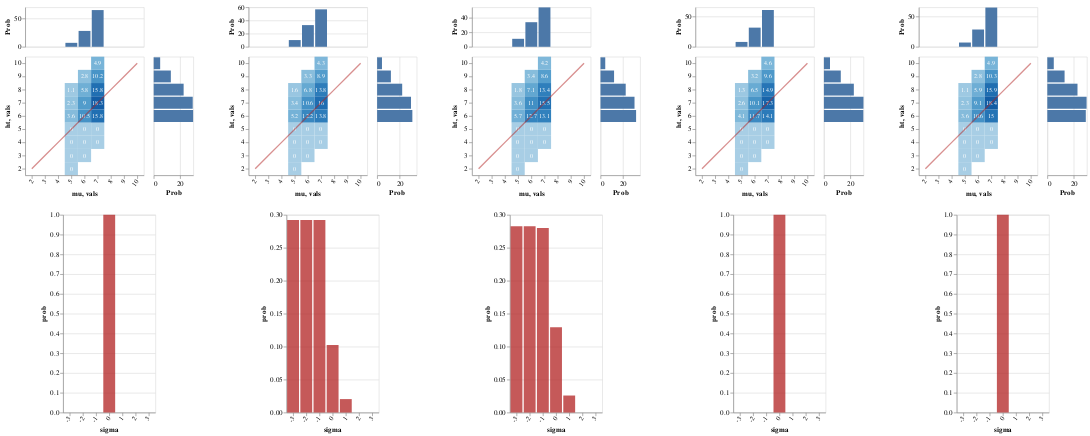

Notebook cell for this chart:
### Markdown cell above
Of course since all of the lexica entail that everyone's height is 6, the distribution over worlds is completely determinate

The various conceivable strengthenings lead ultimately to a pragmatic conclusion that 6 is very probably normal for the height of someone in the comparison class (this was already guaranteed by the prior), but it's possible that 6 is relatively high compared to the median

In other words, if there is any evaluativity effect, it is very weak

### Code cell
writeIORef cacheRef (0, Map.empty)

vlShow . sidewaysDists <$> traverse mkGraph
  [ listener infoLUMAllExact cacheRef (0, UTall, allDenExact0)
  , lp infoLUMAllExact >>= \l -> listener infoLUMAllExact cacheRef (0, UTall, l)
  , listener infoLUMAllExact cacheRef (1, UTall, allDenExact0)
  , listener infoLUMAllExact cacheRef (2, UTall, allDenExact0)
  , listener infoLUMAllExact cacheRef (3, UTall, allDenExact0)
  ]

### Figure 1 — Vega-Lite specification as saved in the notebook (floating-point values rounded to 4 significant figures)
{"$schema": "https://vega.github.io/schema/vega-lite/v3.json", "hconcat": [{"$schema": "https://vega.github.io/schema/vega-lite/v3.json", "center": true, "vconcat": [{"$schema": "https://vega.github.io/schema/vega-lite/v3.json", "bounds": "flush", "config": {"scale": {"rectBandPaddingInner": 0}}, "data": {"values": [{"ht": "2", "mu": "5", "prob": 0}, {"ht": "3", "mu": "5", "prob": 0}, {"ht": "3", "mu": "6", "prob": 0}, {"ht": "4", "mu": "5", "prob": 0}, {"ht": "4", "mu": "6", "prob": 0}, {"ht": "4", "mu": "7", "prob": 0}, {"ht": "5", "mu": "5", "prob": 0}, {"ht": "5", "mu": "6", "prob": 0}, {"ht": "5", "mu": "7", "prob": 0}, {"ht": "6", "mu": "5", "prob": 3.6}, {"ht": "6", "mu": "6", "prob": 10.5}, {"ht": "6", "mu": "7", "prob": 15.8}, {"ht": "7", "mu": "5", "prob": 2.3}, {"ht": "7", "mu": "6", "prob": 9}, {"ht": "7", "mu": "7", "prob": 18.3}, {"ht": "8", "mu": "5", "prob": 1.1}, {"ht": "8", "mu": "6", "prob": 5.8}, {"ht": "8", "mu": "7", "prob": 15.8}, {"ht": "9", "mu": "6", "prob": 2.8}, {"ht": "9", "mu": "7", "prob": 10.2}, {"ht": "10", "mu": "7", "prob": 4.9}]}, "spacing": 15, "vconcat": [{"encoding": {"x": {"axis": null, "field": "mu", "scale": {"domain": ["2", "3", "4", "5", "6", "7", "8", "9", "10"], "rangeStep": 30}, "sort": null, "type": "ordinal"}, "y": {"aggregate": "sum", "axis": {"title": "Prob"}, "field": "prob", "type": "quantitative"}}, "height": 60, "mark": "bar"}, {"bounds": "flush", "hconcat": [{"encoding": {"x": {"axis": {"labelAngle": -55}, "field": "mu", "scale": {"domain": ["2", "3", "4", "5", "6", "7", "8", "9", "10"], "rangeStep": 30}, "sort": null, "type": "ordinal"}, "y": {"axis": {"labelAngle": 0}, "field": "ht", "scale": {"domain": ["10", "9", "8", "7", "6", "5", "4", "3", "2"], "rangeStep": 30}, "sort": null, "type": "ordinal"}}, "layer": [{"encoding": {"color": {"aggregate": "sum", "field": "prob", "legend": null, "scale": {"scheme": {"extent": [0.2, 0.9], "name": "blues"}}, "type": "quantitative"}}, "mark": "rect"}, {"encoding": {"color": {"value": "white"}, "text": {"aggregate": "sum", "field": "prob", "type": "quantitative"}}, "mark": {"fontSize": 9, "type": "text"}}, {"data": {"values": [{"vals": "2"}, {"vals": "3"}, {"vals": "4"}, {"vals": "5"}, {"vals": "6"}, {"vals": "7"}, {"vals": "8"}, {"vals": "9"}, {"vals": "10"}]}, "encoding": {"x": {"field": "vals", "sort": null, "type": "ordinal"}, "y": {"field": "vals", "sort": null, "type": "ordinal"}}, "mark": {"opacity": 0.5, "stroke": "firebrick", "strokeWidth": 2, "type": "line"}}]}, {"encoding": {"x": {"aggregate": "sum", "axis": {"title": "Prob"}, "field": "prob", "type": "quantitative"}, "y": {"axis": null, "field": "ht", "scale": {"domain": ["10", "9", "8", "7", "6", "5", "4", "3", "2"], "rangeStep": 30}, "sort": null, "type": "ordinal"}}, "mark": "bar", "width": 60}], "spacing": 15}]}, {"$schema": "https://vega.github.io/schema/vega-lite/v3.json", "data": {"values": [{"prob": 1, "sigma": "0"}]}, "description": "", "encoding": {"x": {"axis": {"labelAngle": -55}, "field": "sigma", "scale": {"domain": ["-3", "-2", "-1", "0", "1", "2", "3"], "rangeStep": 30}, "sort": null, "type": "ordinal"}, "y": {"field": "prob", "type": "quantitative"}}, "mark": {"color": "firebrick", "opacity": 0.75, "type": "bar"}}]}, {"$schema": "https://vega.github.io/schema/vega-lite/v3.json", "center": true, "vconcat": [{"$schema": "https://vega.github.io/schema/vega-lite/v3.json", "bounds": "flush", "config": {"scale": {"rectBandPaddingInner": 0}}, "data": {"values": [{"ht": "2", "mu": "5", "prob": 0}, {"ht": "3", "mu": "5", "prob": 0}, {"ht": "3", "mu": "6", "prob": 0}, {"ht": "4", "mu": "5", "prob": 0}, {"ht": "4", "mu": "6", "prob": 0}, {"ht": "4", "mu": "7", "prob": 0}, {"ht": "5", "mu": "5", "prob": 0}, {"ht": "5", "mu": "6", "prob": 0}, {"ht": "5", "mu": "7", "prob": 0}, {"ht": "6", "mu": "5", "prob": 5.2}, {"ht": "6", "mu": "6", "prob": 12.2}, {"ht": "6", "mu": "7", "prob": 13.8}, {"ht": "7", "mu": "5", "prob": 3.4}, {"ht": "7", "mu": "6", "prob": 10.6}, {"ht": "7", "mu": "7", "prob": 16}, {"ht": "8", "mu": "5", "prob": 1.6}, {"ht": "8", "mu": "6", "prob": 6.8}, {"ht": "8", "mu": "7", "prob": 13.8}, {"ht": "9", "mu": "6", "prob": 3.3}, {"ht": "9", "mu": "7", "prob": 8.9}, {"ht": "10", "mu": "7", "prob": 4.3}]}, "spacing": 15, "vconcat": [{"encoding": {"x": {"axis": null, "field": "mu", "scale": {"domain": ["2", "3", "4", "5", "6", "7", "8", "9", "10"], "rangeStep": 30}, "sort": null, "type": "ordinal"}, "y": {"aggregate": "sum", "axis": {"title": "Prob"}, "field": "prob", "type": "quantitative"}}, "height": 60, "mark": "bar"}, {"bounds": "flush", "hconcat": [{"encoding": {"x": {"axis": {"labelAngle": -55}, "field": "mu", "scale": {"domain": ["2", "3", "4", "5", "6", "7", "8", "9", "10"], "rangeStep": 30}, "sort": null, "type": "ordinal"}, "y": {"axis": {"labelAngle": 0}, "field": "ht", "scale": {"domain": ["10", "9", "8", "7", "6", "5", "4", "3", "2"], "rangeStep": 30}, "sort": null, "type": "ordinal"}}, "layer": [{"encoding": {"color": {"aggregate": "sum", "field": "prob", "legend": null, "scale": {"scheme": {"extent": [0.2, 0.9], "name": "blues"}}, "type": "quantitative"}}, "mark": "rect"}, {"encoding": {"color": {"value": "white"}, "text": {"aggregate": "sum", "field": "prob", "type": "quantitative"}}, "mark": {"fontSize": 9, "type": "text"}}, {"data": {"values": [{"vals": "2"}, {"vals": "3"}, {"vals": "4"}, {"vals": "5"}, {"vals": "6"}, {"vals": "7"}, {"vals": "8"}, {"vals": "9"}, {"vals": "10"}]}, "encoding": {"x": {"field": "vals", "sort": null, "type": "ordinal"}, "y": {"field": "vals", "sort": null, "type": "ordinal"}}, "mark": {"opacity": 0.5, "stroke": "firebrick", "strokeWidth": 2, "type": "line"}}]}, {"encoding": {"x": {"aggregate": "sum", "axis": {"title": "Prob"}, "field": "prob", "type": "quantitative"}, "y": {"axis": null, "field": "ht", "scale": {"domain": ["10", "9", "8", "7", "6", "5", "4", "3", "2"], "rangeStep": 30}, "sort": null, "type": "ordinal"}}, "mark": "bar", "width": 60}], "spacing": 15}]}, {"$schema": "https://vega.github.io/schema/vega-lite/v3.json", "data": {"values": [{"prob": 0.2923, "sigma": "-3"}, {"prob": 0.2923, "sigma": "-2"}, {"prob": 0.2923, "sigma": "-1"}, {"prob": 0.1026, "sigma": "0"}, {"prob": 0.0204, "sigma": "1"}, {"prob": 0, "sigma": "2"}, {"prob": 0, "sigma": "3"}]}, "description": "", "encoding": {"x": {"axis": {"labelAngle": -55}, "field": "sigma", "scale": {"domain": ["-3", "-2", "-1", "0", "1", "2", "3"], "rangeStep": 30}, "sort": null, "type": "ordinal"}, "y": {"field": "prob", "type": "quantitative"}}, "mark": {"color": "firebrick", "opacity": 0.75, "type": "bar"}}]}, {"$schema": "https://vega.github.io/schema/vega-lite/v3.json", "center": true, "vconcat": [{"$schema": "https://vega.github.io/schema/vega-lite/v3.json", "bounds": "flush", "config": {"scale": {"rectBandPaddingInner": 0}}, "data": {"values": [{"ht": "2", "mu": "5", "prob": 0}, {"ht": "3", "mu": "5", "prob": 0}, {"ht": "3", "mu": "6", "prob": 0}, {"ht": "4", "mu": "5", "prob": 0}, {"ht": "4", "mu": "6", "prob": 0}, {"ht": "4", "mu": "7", "prob": 0}, {"ht": "5", "mu": "5", "prob": 0}, {"ht": "5", "mu": "6", "prob": 0}, {"ht": "5", "mu": "7", "prob": 0}, {"ht": "6", "mu": "5", "prob": 5.7}, {"ht": "6", "mu": "6", "prob": 12.7}, {"ht": "6", "mu": "7", "prob": 13.1}, {"ht": "7", "mu": "5", "prob": 3.6}, {"ht": "7", "mu": "6", "prob": 11}, {"ht": "7", "mu": "7", "prob": 15.5}, {"ht": "8", "mu": "5", "prob": 1.8}, {"ht": "8", "mu": "6", "prob": 7.1}, {"ht": "8", "mu": "7", "prob": 13.4}, {"ht": "9", "mu": "6", "prob": 3.4}, {"ht": "9", "mu": "7", "prob": 8.6}, {"ht": "10", "mu": "7", "prob": 4.2}]}, "spacing": 15, "vconcat": [{"encoding": {"x": {"axis": null, "field": "mu", "scale": {"domain": ["2", "3", "4", "5", "6", "7", "8", "9", "10"], "rangeStep": 30}, "sort": null, "type": "ordinal"}, "y": {"aggregate": "sum", "axis": {"title": "Prob"}, "field": "prob", "type": "quantitative"}}, "height": 60, "mark": "bar"}, {"bounds": "flush", "hconcat": [{"encoding": {"x": {"axis": {"labelAngle": -55}, "field": "mu", "scale": {"domain": ["2", "3", "4", "5", "6", "7", "8", "9", "10"], "rangeStep": 30}, "sort": null, "type": "ordinal"}, "y": {"axis": {"labelAngle": 0}, "field": "ht", "scale": {"domain": ["10", "9", "8", "7", "6", "5", "4", "3", "2"], "rangeStep": 30}, "sort": null, "type": "ordinal"}}, "layer": [{"encoding": {"color": {"aggregate": "sum", "field": "prob", "legend": null, "scale": {"scheme": {"extent": [0.2, 0.9], "name": "blues"}}, "type": "quantitative"}}, "mark": "rect"}, {"encoding": {"color": {"value": "white"}, "text": {"aggregate": "sum", "field": "prob", "type": "quantitative"}}, "mark": {"fontSize": 9, "type": "text"}}, {"data": {"values": [{"vals": "2"}, {"vals": "3"}, {"vals": "4"}, {"vals": "5"}, {"vals": "6"}, {"vals": "7"}, {"vals": "8"}, {"vals": "9"}, {"vals": "10"}]}, "encoding": {"x": {"field": "vals", "sort": null, "type": "ordinal"}, "y": {"field": "vals", "sort": null, "type": "ordinal"}}, "mark": {"opacity": 0.5, "stroke": "firebrick", "strokeWidth": 2, "type": "line"}}]}, {"encoding": {"x": {"aggregate": "sum", "axis": {"title": "Prob"}, "field": "prob", "type": "quantitative"}, "y": {"axis": null, "field": "ht", "scale": {"domain": ["10", "9", "8", "7", "6", "5", "4", "3", "2"], "rangeStep": 30}, "sort": null, "type": "ordinal"}}, "mark": "bar", "width": 60}], "spacing": 15}]}, {"$schema": "https://vega.github.io/schema/vega-lite/v3.json", "data": {"values": [{"prob": 0.2825, "sigma": "-3"}, {"prob": 0.2825, "sigma": "-2"}, {"prob": 0.2799, "sigma": "-1"}, {"prob": 0.1292, "sigma": "0"}, {"prob": 0.02582, "sigma": "1"}, {"prob": 0, "sigma": "2"}, {"prob": 0, "sigma": "3"}]}, "description": "", "encoding": {"x": {"axis": {"labelAngle": -55}, "field": "sigma", "scale": {"domain": ["-3", "-2", "-1", "0", "1", "2", "3"], "rangeStep": 30}, "sort": null, "type": "ordinal"}, "y": {"field": "prob", "type": "quantitative"}}, "mark": {"color": "firebrick", "opacity": 0.75, "type": "bar"}}]}, {"$schema": "https://vega.github.io/schema/vega-lite/v3.json", "center": true, "vconcat": [{"$schema": "https://vega.github.io/schema/vega-lite/v3.json", "bounds": "flush", "config": {"scale": {"rectBandPaddingInner": 0}}, "data": {"values": [{"ht": "2", "mu": "5", "prob": 0}, {"ht": "3", "mu": "5", "prob": 0}, {"ht": "3", "mu": "6", "prob": 0}, {"ht": "4", "mu": "5", "prob": 0}, {"ht": "4", "mu": "6", "prob": 0}, {"ht": "4", "mu": "7", "prob": 0}, {"ht": "5", "mu": "5", "prob": 0}, {"ht": "5", "mu": "6", "prob": 0}, {"ht": "5", "mu": "7", "prob": 0}, {"ht": "6", "mu": "5", "prob": 4.1}, {"ht": "6", "mu": "6", "prob": 11.7}, {"ht": "6", "mu": "7", "prob": 14.1}, {"ht": "7", "mu": "5", "prob": 2.6}, {"ht": "7", "mu": "6", "prob": 10.1}, {"ht": "7", "mu": "7", "prob": 17.3}, {"ht": "8", "mu": "5", "prob": 1.3}, {"ht": "8", "mu": "6", "prob": 6.5}, {"ht": "8", "mu": "7", "prob": 14.9}, {"ht": "9", "mu": "6", "prob": 3.2}, {"ht": "9", "mu": "7", "prob": 9.6}, {"ht": "10", "mu": "7", "prob": 4.6}]}, "spacing": 15, "vconcat": [{"encoding": {"x": {"axis": null, "field": "mu", "scale": {"domain": ["2", "3", "4", "5", "6", "7", "8", "9", "10"], "rangeStep": 30}, "sort": null, "type": "ordinal"}, "y": {"aggregate": "sum", "axis": {"title": "Prob"}, "field": "prob", "type": "quantitative"}}, "height": 60, "mark": "bar"}, {"bounds": "flush", "hconcat": [{"encoding": {"x": {"axis": {"labelAngle": -55}, "field": "mu", "scale": {"domain": ["2", "3", "4", "5", "6", "7", "8", "9", "10"], "rangeStep": 30}, "sort": null, "type": "ordinal"}, "y": {"axis": {"labelAngle": 0}, "field": "ht", "scale": {"domain": ["10", "9", "8", "7", "6", "5", "4", "3", "2"], "rangeStep": 30}, "sort": null, "type": "ordinal"}}, "layer": [{"encoding": {"color": {"aggregate": "sum", "field": "prob", "legend": null, "scale": {"scheme": {"extent": [0.2, 0.9], "name": "blues"}}, "type": "quantitative"}}, "mark": "rect"}, {"encoding": {"color": {"value": "white"}, "text": {"aggregate": "sum", "field": "prob", "type": "quantitative"}}, "mark": {"fontSize": 9, "type": "text"}}, {"data": {"values": [{"vals": "2"}, {"vals": "3"}, {"vals": "4"}, {"vals": "5"}, {"vals": "6"}, {"vals": "7"}, {"vals": "8"}, {"vals": "9"}, {"vals": "10"}]}, "encoding": {"x": {"field": "vals", "sort": null, "type": "ordinal"}, "y": {"field": "vals", "sort": null, "type": "ordinal"}}, "mark": {"opacity": 0.5, "stroke": "firebrick", "strokeWidth": 2, "type": "line"}}]}, {"encoding": {"x": {"aggregate": "sum", "axis": {"title": "Prob"}, "field": "prob", "type": "quantitative"}, "y": {"axis": null, "field": "ht", "scale": {"domain": ["10", "9", "8", "7", "6", "5", "4", "3", "2"], "rangeStep": 30}, "sort": null, "type": "ordinal"}}, "mark": "bar", "width": 60}], "spacing": 15}]}, {"$schema": "https://vega.github.io/schema/vega-lite/v3.json", "data": {"values": [{"prob": 1, "sigma": "0"}]}, "description": "", "encoding": {"x": {"axis": {"labelAngle": -55}, "field": "sigma", "scale": {"domain": ["-3", "-2", "-1", "0", "1", "2", "3"], "rangeStep": 30}, "sort": null, "type": "ordinal"}, "y": {"field": "prob", "type": "quantitative"}}, "mark": {"color": "firebrick", "opacity": 0.75, "type": "bar"}}]}, {"$schema": "https://vega.github.io/schema/vega-lite/v3.json", "center": true, "vconcat": [{"$schema": "https://vega.github.io/schema/vega-lite/v3.json", "bounds": "flush", "config": {"scale": {"rectBandPaddingInner": 0}}, "data": {"values": [{"ht": "2", "mu": "5", "prob": 0}, {"ht": "3", "mu": "5", "prob": 0}, {"ht": "3", "mu": "6", "prob": 0}, {"ht": "4", "mu": "5", "prob": 0}, {"ht": "4", "mu": "6", "prob": 0}, {"ht": "4", "mu": "7", "prob": 0}, {"ht": "5", "mu": "5", "prob": 0}, {"ht": "5", "mu": "6", "prob": 0}, {"ht": "5", "mu": "7", "prob": 0}, {"ht": "6", "mu": "5", "prob": 3.6}, {"ht": "6", "mu": "6", "prob": 10.6}, {"ht": "6", "mu": "7", "prob": 15}, {"ht": "7", "mu": "5", "prob": 2.3}, {"ht": "7", "mu": "6", "prob": 9.1}, {"ht": "7", "mu": "7", "prob": 18.4}, {"ht": "8", "mu": "5", "prob": 1.1}, {"ht": "8", "mu": "6", "prob": 5.9}, {"ht": "8", "mu": "7", "prob": 15.9}, {"ht": "9", "mu": "6", "prob": 2.8}, {"ht": "9", "mu": "7", "prob": 10.3}, {"ht": "10", "mu": "7", "prob": 4.9}]}, "spacing": 15, "vconcat": [{"encoding": {"x": {"axis": null, "field": "mu", "scale": {"domain": ["2", "3", "4", "5", "6", "7", "8", "9", "10"], "rangeStep": 30}, "sort": null, "type": "ordinal"}, "y": {"aggregate": "sum", "axis": {"title": "Prob"}, "field": "prob", "type": "quantitative"}}, "height": 60, "mark": "bar"}, {"bounds": "flush", "hconcat": [{"encoding": {"x": {"axis": {"labelAngle": -55}, "field": "mu", "scale": {"domain": ["2", "3", "4", "5", "6", "7", "8", "9", "10"], "rangeStep": 30}, "sort": null, "type": "ordinal"}, "y": {"axis": {"labelAngle": 0}, "field": "ht", "scale": {"domain": ["10", "9", "8", "7", "6", "5", "4", "3", "2"], "rangeStep": 30}, "sort": null, "type": "ordinal"}}, "layer": [{"encoding": {"color": {"aggregate": "sum", "field": "prob", "legend": null, "scale": {"scheme": {"extent": [0.2, 0.9], "name": "blues"}}, "type": "quantitative"}}, "mark": "rect"}, {"encoding": {"color": {"value": "white"}, "text": {"aggregate": "sum", "field": "prob", "type": "quantitative"}}, "mark": {"fontSize": 9, "type": "text"}}, {"data": {"values": [{"vals": "2"}, {"vals": "3"}, {"vals": "4"}, {"vals": "5"}, {"vals": "6"}, {"vals": "7"}, {"vals": "8"}, {"vals": "9"}, {"vals": "10"}]}, "encoding": {"x": {"field": "vals", "sort": null, "type": "ordinal"}, "y": {"field": "vals", "sort": null, "type": "ordinal"}}, "mark": {"opacity": 0.5, "stroke": "firebrick", "strokeWidth": 2, "type": "line"}}]}, {"encoding": {"x": {"aggregate": "sum", "axis": {"title": "Prob"}, "field": "prob", "type": "quantitative"}, "y": {"axis": null, "field": "ht", "scale": {"domain": ["10", "9", "8", "7", "6", "5", "4", "3", "2"], "rangeStep": 30}, "sort": null, "type": "ordinal"}}, "mark": "bar", "width": 60}], "spacing": 15}]}, {"$schema": "https://vega.github.io/schema/vega-lite/v3.json", "data": {"values": [{"prob": 1, "sigma": "0"}]}, "description": "", "encoding": {"x": {"axis": {"labelAngle": -55}, "field": "sigma", "scale": {"domain": ["-3", "-2", "-1", "0", "1", "2", "3"], "rangeStep": 30}, "sort": null, "type": "ordinal"}, "y": {"field": "prob", "type": "quantitative"}}, "mark": {"color": "firebrick", "opacity": 0.75, "type": "bar"}}]}], "spacing": 50}
